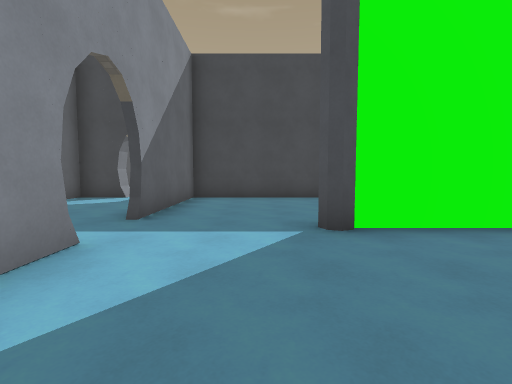
view 1 (above)

17 first-person views from a walk through a level from a Godot 3-D game. The camera is 1.5 m above the floor, tilts 4° down and sees 85° across. The floor is counted in squares, 2 m on a side. Each view is taken from the middle of a square. On the plan, view 1 faces up. The plan holds only what a view shows up to about 10 squares ahead; the rest is blank. The place goes on beyond the plan. Surface patterns are stand-ins for the level's own textures.

view 2
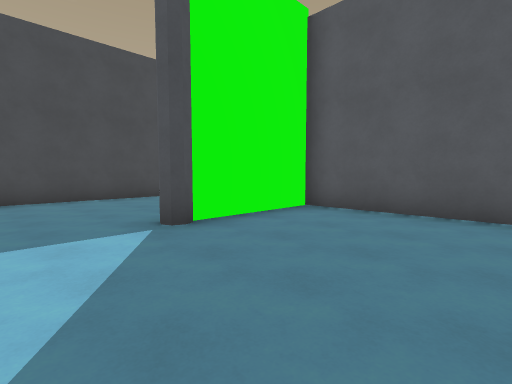

view 3
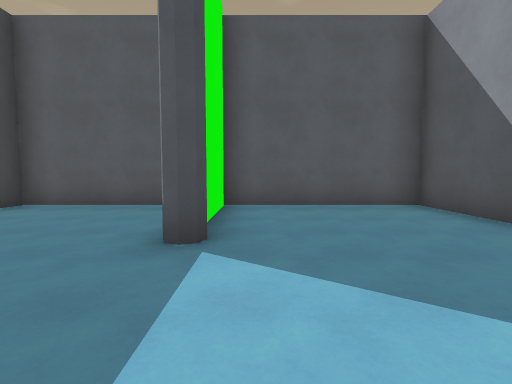

view 4
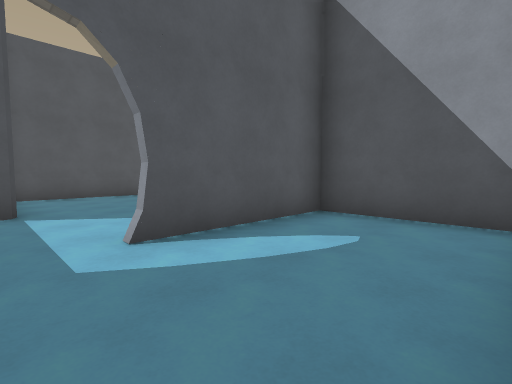

view 5
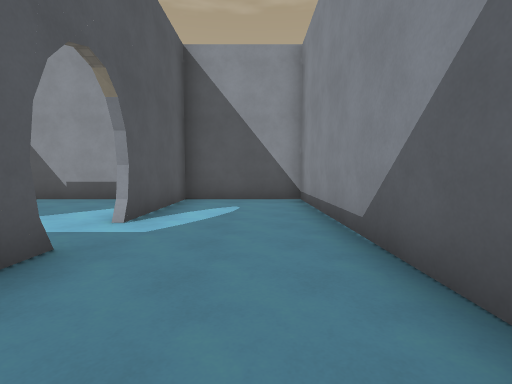

view 6
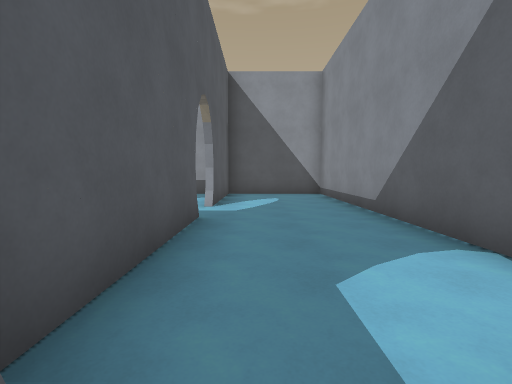

view 7
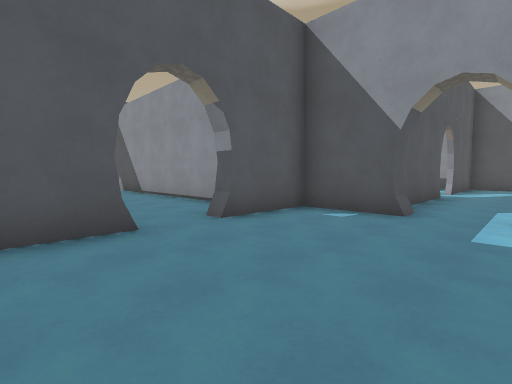

view 8
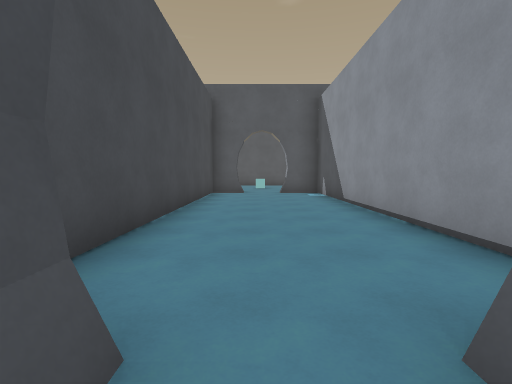

view 9
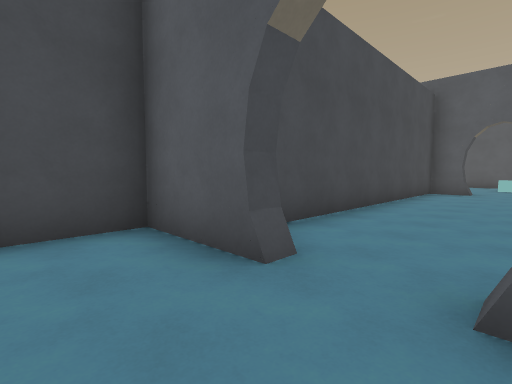

view 10
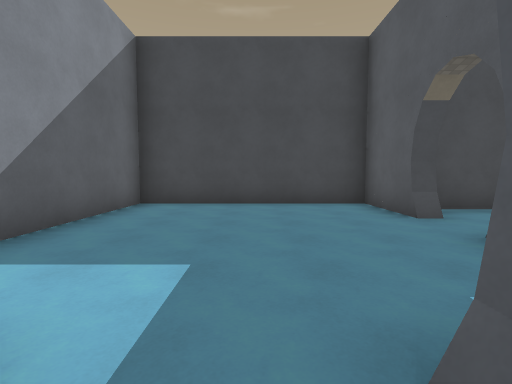

view 11
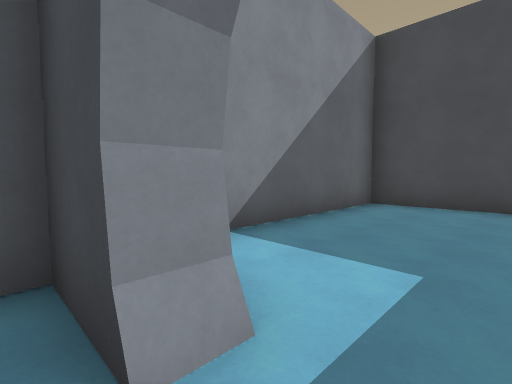

view 12
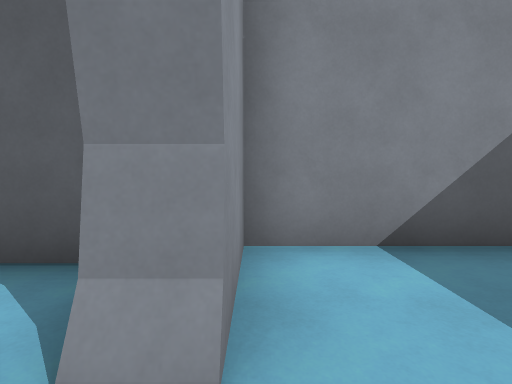

view 13
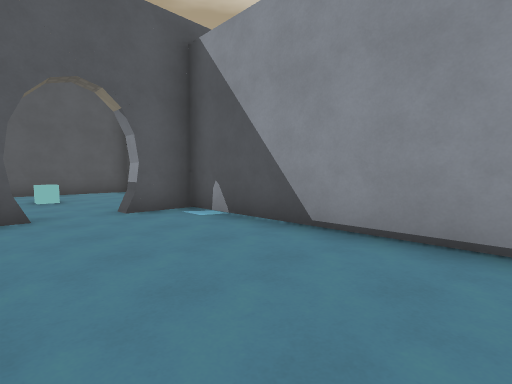

view 14
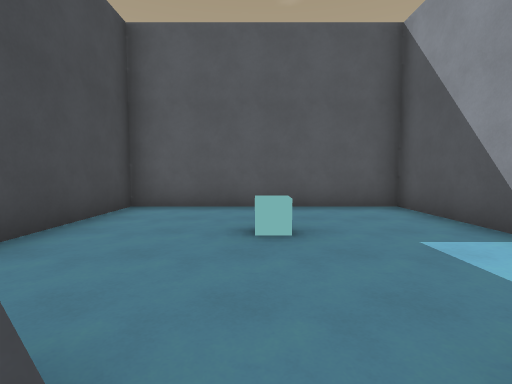

view 15
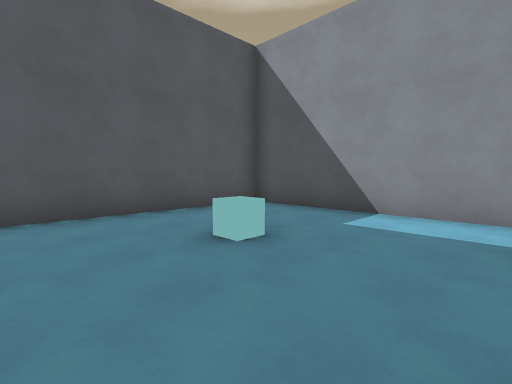

view 16
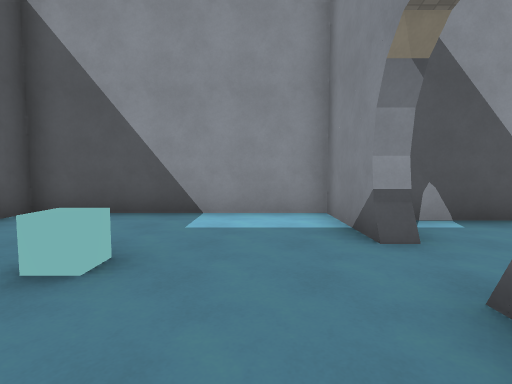

view 17
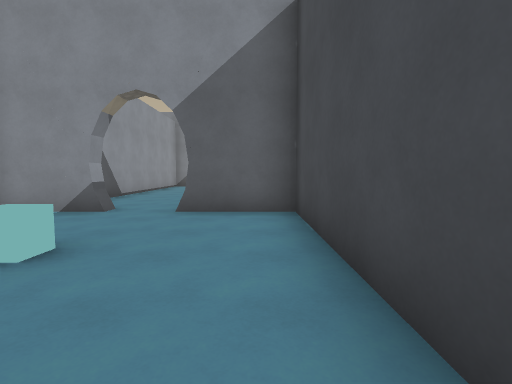

### Floor plan
Ten units are one square. View 1 is at (0, 0); x grows to the right and y downward. Boxes are objects, and circles mark ways between rooms. Rooms are numbered by the first view taken in them; rooms with no view inside come last. Other rooms are left out.
<svg viewBox="-63 -153 219 165">
<path fill="none" stroke="#000" d="M-19 -28 -19 -19M-12 7 43 7 43 -40M44 -37 13 -37M-19 -55 -19 -45M-20 -44 -20 -81M-41 -83 -52 -83 -52 7 -20 7 -20 -28M-4 -109 1 -109M1 -127 -4 -127 -4 -148 -58 -148 -58 -89 -41 -89 -41 -83M-23 -82 -23 -89 -4 -89 -4 -111M-4 -111 1 -111M14 -97 93 -97 93 -109M97 -127 93 -127 93 -136 5 -136M93 -109 97 -109 97 -89 151 -89 151 -148 97 -148 97 -127M43 -40 43 -83 -19 -83 -19 -55"/>
<circle cx="-20" cy="-35" r="3" fill="#2a7"/>
<circle cx="-5" cy="-45" r="3" fill="#2a7"/>
<circle cx="-30" cy="-80" r="3" fill="#2a7"/>
<circle cx="0" cy="-120" r="3" fill="#2a7"/>
<circle cx="90" cy="-115" r="3" fill="#2a7"/>
<text x="10" y="-20">1</text>
<text x="-40" y="-40">2</text>
<text x="-30" y="-120">3</text>
<text x="50" y="-120">4</text>
<text x="120" y="-120">5</text>
<text x="20" y="-70">6</text>
</svg>
Room 1 opens to room 2. Room 1 opens to room 6. Room 2 opens to room 3. Room 3 opens to room 4. Room 4 opens to room 5.

Where each view was taken, in squares from view 1:
view 1: 0 up, 0 right, facing up
view 2: 0 up, 1 left, facing up-right
view 3: 3 up, 2 left, facing right
view 4: 4 up, 5 left, facing down-right
view 5: 7 up, 4 left, facing down
view 6: 9 up, 3 left, facing down
view 7: 14 up, 4 left, facing down-right
view 8: 12 up, 1 left, facing right
view 9: 11 up, 2 left, facing up-right
view 10: 8 up, 3 left, facing up
view 11: 8 up, 3 left, facing up-left
view 12: 9 up, 3 left, facing left
view 13: 13 up, 4 right, facing down-right
view 14: 12 up, 9 right, facing right
view 15: 14 up, 10 right, facing down-right
view 16: 14 up, 11 right, facing down
view 17: 14 up, 15 right, facing left
